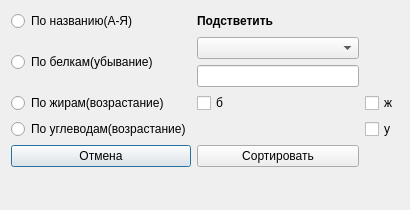
<?xml version="1.0" encoding="UTF-8"?>
<ui version="4.0">
 <class>DialogSort</class>
 <widget class="QDialog" name="DialogSort">
  <property name="geometry">
   <rect>
    <x>0</x>
    <y>0</y>
    <width>410</width>
    <height>210</height>
   </rect>
  </property>
  <property name="minimumSize">
   <size>
    <width>410</width>
    <height>210</height>
   </size>
  </property>
  <property name="maximumSize">
   <size>
    <width>410</width>
    <height>210</height>
   </size>
  </property>
  <property name="windowTitle">
   <string>Выбор типа сортировки</string>
  </property>
  <layout class="QGridLayout" name="gridLayout">
   <item row="4" column="0">
    <widget class="QRadioButton" name="ButtonSortByCarbohydrates">
     <property name="text">
      <string>По углеводам(возрастание)</string>
     </property>
    </widget>
   </item>
   <item row="5" column="0">
    <widget class="QPushButton" name="Cancel">
     <property name="text">
      <string>Отмена</string>
     </property>
    </widget>
   </item>
   <item row="5" column="1">
    <widget class="QPushButton" name="Sort">
     <property name="text">
      <string>Сортировать</string>
     </property>
    </widget>
   </item>
   <item row="0" column="0">
    <widget class="QRadioButton" name="ButtonSortByName">
     <property name="text">
      <string>По названию(А-Я)</string>
     </property>
    </widget>
   </item>
   <item row="3" column="0">
    <widget class="QRadioButton" name="ButtonSortByFats">
     <property name="text">
      <string>По жирам(возрастание)</string>
     </property>
    </widget>
   </item>
   <item row="1" column="0" rowspan="2">
    <widget class="QRadioButton" name="ButtonSortByProteins">
     <property name="text">
      <string>По белкам(убывание)</string>
     </property>
    </widget>
   </item>
   <item row="0" column="1">
    <widget class="QLabel" name="label">
     <property name="text">
      <string>&lt;html&gt;&lt;head/&gt;&lt;body&gt;&lt;p&gt;&lt;span style=&quot; font-weight:600;&quot;&gt;Подстветить&lt;/span&gt;&lt;/p&gt;&lt;/body&gt;&lt;/html&gt;</string>
     </property>
    </widget>
   </item>
   <item row="2" column="1">
    <widget class="QLineEdit" name="Number"/>
   </item>
   <item row="3" column="1">
    <widget class="QCheckBox" name="ButtonProteins">
     <property name="text">
      <string>б</string>
     </property>
    </widget>
   </item>
   <item row="3" column="2">
    <widget class="QCheckBox" name="ButtonFats">
     <property name="text">
      <string>ж</string>
     </property>
    </widget>
   </item>
   <item row="4" column="2">
    <widget class="QCheckBox" name="ButtonCarbohydrates">
     <property name="text">
      <string>у</string>
     </property>
    </widget>
   </item>
   <item row="1" column="1">
    <widget class="QComboBox" name="BoxChoice">
     <item>
      <property name="text">
       <string/>
      </property>
     </item>
     <item>
      <property name="text">
       <string>Больше заданного </string>
      </property>
     </item>
     <item>
      <property name="text">
       <string>Меньше заданного </string>
      </property>
     </item>
    </widget>
   </item>
   <item row="6" column="1">
    <widget class="QLabel" name="label_2">
     <property name="text">
      <string/>
     </property>
    </widget>
   </item>
  </layout>
 </widget>
 <tabstops>
  <tabstop>ButtonSortByName</tabstop>
  <tabstop>ButtonSortByProteins</tabstop>
  <tabstop>ButtonSortByFats</tabstop>
  <tabstop>ButtonSortByCarbohydrates</tabstop>
  <tabstop>BoxChoice</tabstop>
  <tabstop>Number</tabstop>
  <tabstop>ButtonProteins</tabstop>
  <tabstop>ButtonFats</tabstop>
  <tabstop>ButtonCarbohydrates</tabstop>
  <tabstop>Sort</tabstop>
  <tabstop>Cancel</tabstop>
 </tabstops>
 <resources/>
 <connections/>
</ui>
